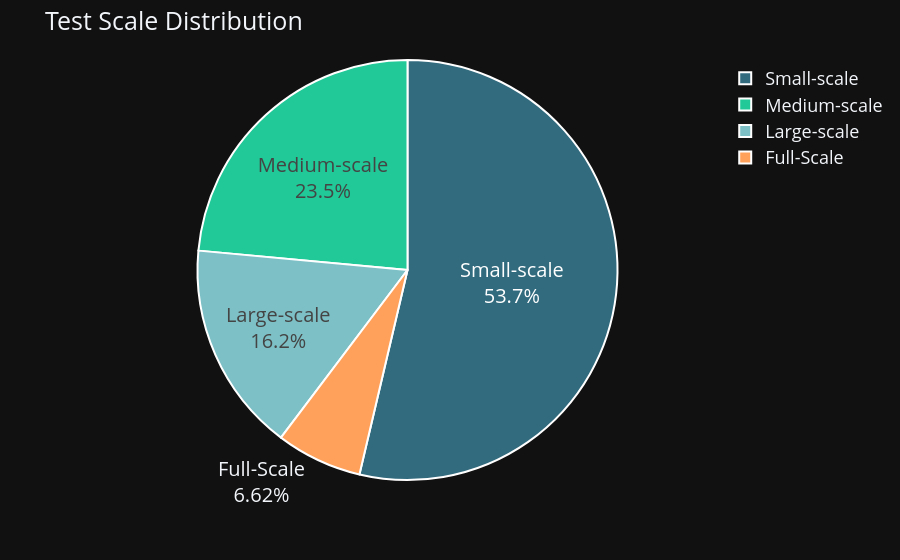

Notebook code for this chart:
### Code cell
# percentage of tests pie chart
df_pie = df_clean.copy()
df_pie['Scale']=pd.cut(df_pie['B'],[0,.2,.5,1,np.inf],labels=['Small-scale','Medium-scale','Large-scale','Full-Scale'])

px.pie(df_pie,names='Scale',color='Scale', color_discrete_map={'Small-scale':'#326B7E','Medium-scale':'#20C997','Large-scale':'#7DC0C6', 'Full-scale':'#20C997'})\
.update_traces( textinfo='label+percent', textfont_size=20, marker_line_color='white', marker_line_width=2 )\
.update_layout( title='Test Scale Distribution', font_size=18 ).show()

### Figure 1 — Plotly figure (JSON) as saved in the notebook; plotly's stock layout.template omitted (floating-point values rounded to 4 significant figures; data arrays with more than 128 entries replaced by an {"elided": "..."} marker saying what was removed)
{"data": [{"customdata": {"elided": "136x1 str values"}, "domain": {"x": [0.0, 1.0], "y": [0.0, 1.0]}, "hovertemplate": "Scale=%{customdata[0]}<extra></extra>", "labels": {"elided": "136 str values"}, "legendgroup": "", "marker": {"colors": {"elided": "136 str values"}, "line": {"color": "white", "width": 2}}, "name": "", "showlegend": true, "type": "pie", "textfont": {"size": 20}, "textinfo": "label+percent"}], "layout": {"legend": {"tracegroupgap": 0}, "margin": {"t": 60}, "font": {"size": 18}, "title": {"text": "Test Scale Distribution"}}}
